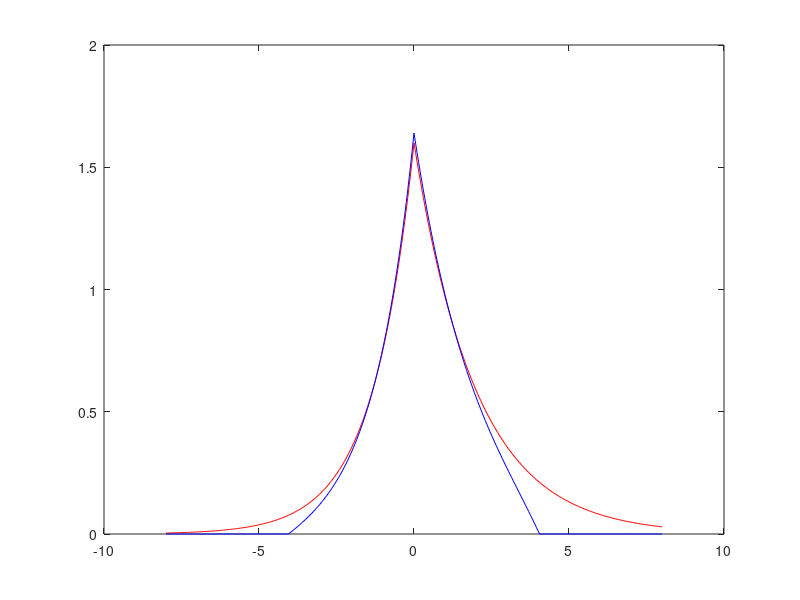
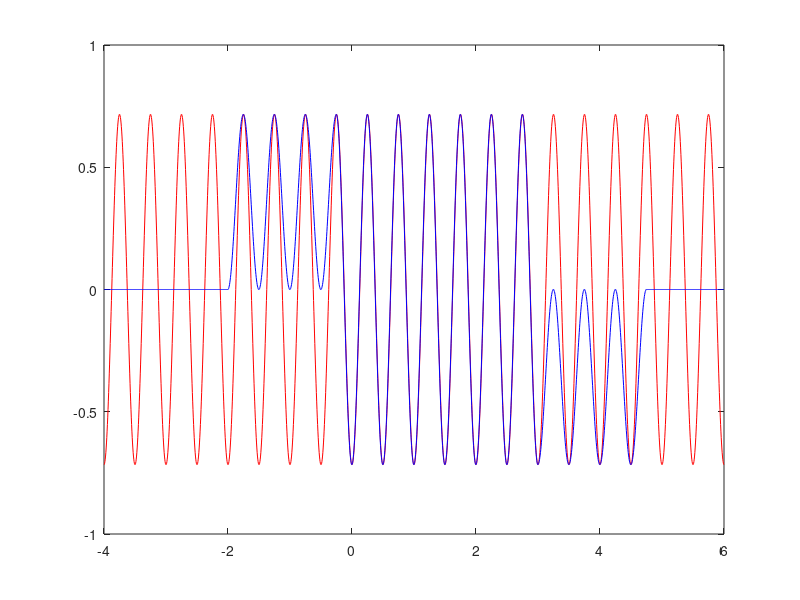
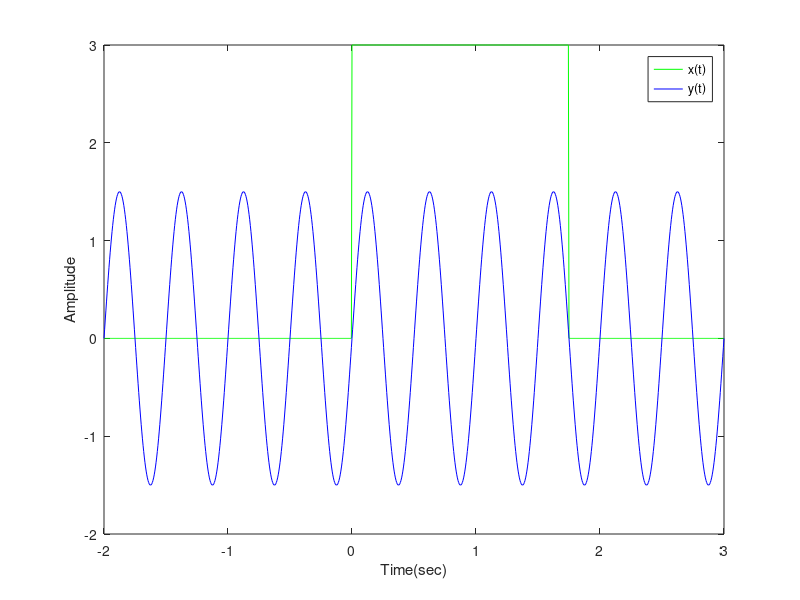
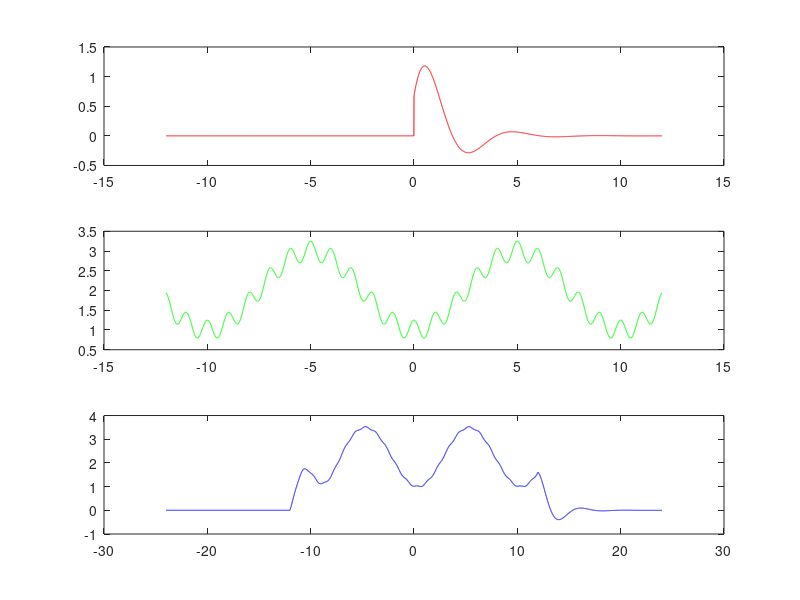

These figures' MATLAB source, in order:
%***********************
%James Anderson
%Lab 3 Section E
%***********************
%---------------------------------------------------------------
%1
%---------------------------------------------------------------
T0 =4;
T = 0.05;

t=-T0:T:T0;

x = -(t+0.25).*((t+2>=0) - (t-1>=0));
y = 2*exp(-.4*(t+.5)).*cos(.5*pi*t-pi/4).*((t+.5>=0)-(t-2.5>=0));

z=T*conv(x,y);

z_new=z( ceil(length(z)/4) : ceil(3*length(z)/4.));


%---------------------------------------------------------------
%2
%---------------------------------------------------------------
Bounds=[8 6 4 2];
n=3;
T0=Bounds(n);
t=-T0:T:T0;
t_conv = -2*T0:T:2*T0;

x=exp(-.5*t).*(t>=0);
y= 2*exp(.75*t).*(-t>=0);
z_analytical = 1.6*exp(.75*t_conv).*(t_conv<0) +...
    1.6*exp(-.5*t_conv).*(t_conv>=0);

z_approx=T*conv(x,y);

figure;
plot(t_conv,z_analytical,'r',t_conv,z_approx,'b');

%---------------------------------------------------------------
%3
%---------------------------------------------------------------
T=.005;
T1=-2;
T2=3;
t=T1:T:T2;
t_conv = 2*T1:T:2*T2;

x = 3*( (((t-.875)/1.75 + .5)>=0) - (((t-.875)/1.75 - .5)>=0) );
y = 1.5*sin(4*pi*t);
z_analytical = -2.25/pi*cos(4*pi*t_conv);

z_approx=T*conv(x,y);

figure;
plot(t_conv,z_analytical, 'r',t_conv,z_approx,'b');

figure(3)
plot(t,x,'g',t,y,'b')
xlabel('Time(sec)');
ylabel('Amplitude');
legend('x(t)','y(t)')

%---------------------------------------------------------------
%4
%---------------------------------------------------------------
clear all
a = .3;
b = .4;
c = .8;
p = .9;
q = .2;

T = .005;
t = -1:T:12;
dirac_delta = (t==0)./T;

h(1) = 0;
h(2) = 0;
for n=3:size(t,2);
    h(n) = (h(n-1)*(b*T+2*a) - a*h(n-2) + ...
        dirac_delta(n)*(p*T^2+q*T)-...
        dirac_delta(n-1)*q*T)/(c*T^2+b*T+a);
end


t2=-12:T:12;

x=2-cos(.2*pi.*t2)+0.25*cos(2*pi.*t2);

h=[zeros(1,length(-12:T:(-1-T))) ,h];

y=T*conv(x,h);
t_conv=-24:T:24;

figure;
subplot(3,1,1)
plot(t2,h,'r');
subplot(3,1,2);
plot(t2,x,'g');
subplot(3,1,3);
plot(t_conv,y,'b')


%---------------------------------------------------------------
%5
%---------------------------------------------------------------

T


%---------------------------------------------------------------
%6
%---------------------------------------------------------------
